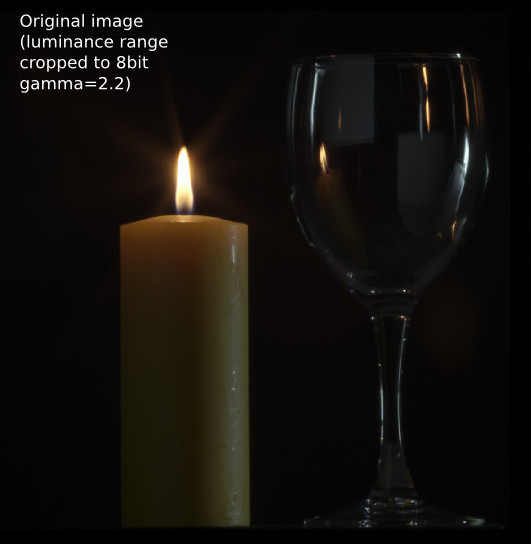
#> input picture CodeWars/python/retinaPractice/candledark.jpg, 531 x 544 px
$ python script2.py
#> lines starting #> are read from the running program, lines starting #| are printed output that depends on the picture
import cv2 as cv
inputImage = cv.imread("candledark.jpg", -1) # import the image
#> inputImage is the input picture: shape (544, 531, 3); mean B, G, R 11.6, 15.4, 18.2
retina = cv.bioinspired_Retina.create((inputImage.shape[1], inputImage.shape[0])) #make a container for the Retina objecct.
retina.setup('retinaParams.xml') #load parameters
cv.imshow('input frame', inputImage)
retina.run(inputImage) #so it just keeps the data of the new image inside an object.
retinaOut_parvo=retina.getParvo()
cv.imshow('retina parvo out', retinaOut_parvo)
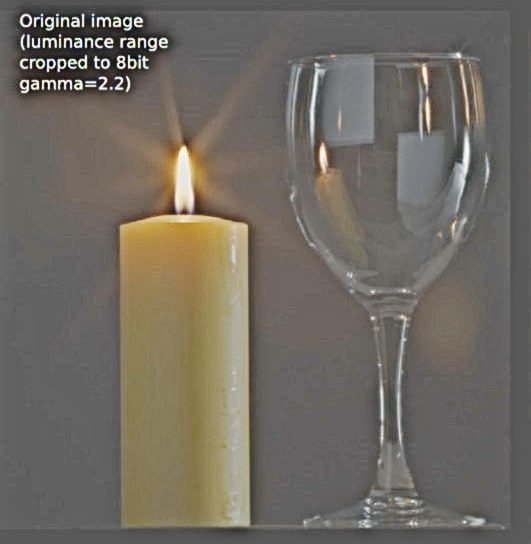
#> window 'retina parvo out': shape (544, 531, 3); mean B, G, R 97.7, 106.3, 112.1
cv.waitKey(0)

$ run again, with CodeWars/python/retinaPractice/candle3.jpeg copied over CodeWars/python/retinaPractice/candledark.jpg
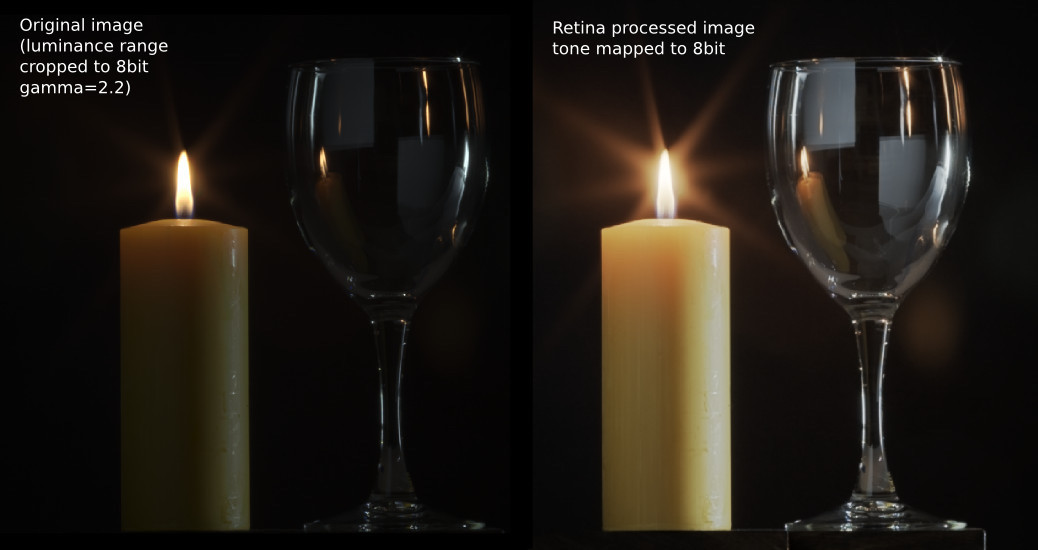
#> input picture CodeWars/python/retinaPractice/candle3.jpeg, 1038 x 550 px
#> inputImage is the input picture: shape (550, 1038, 3); mean B, G, R 20.9, 27.4, 32.6
#> `cv.imshow('retina parvo out', retinaOut_parvo)`:
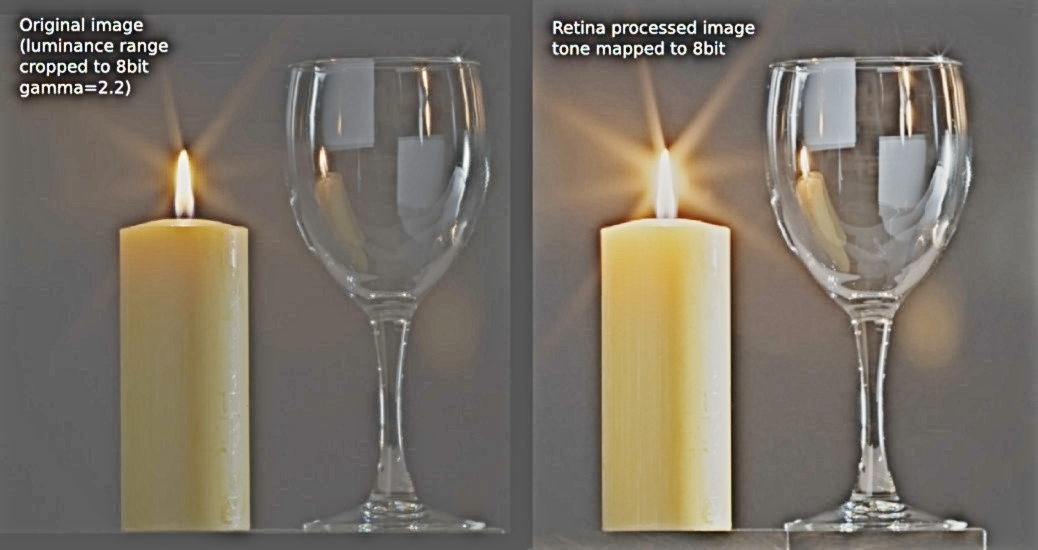
#> window 'retina parvo out': shape (550, 1038, 3); mean B, G, R 102, 113.3, 120.9
